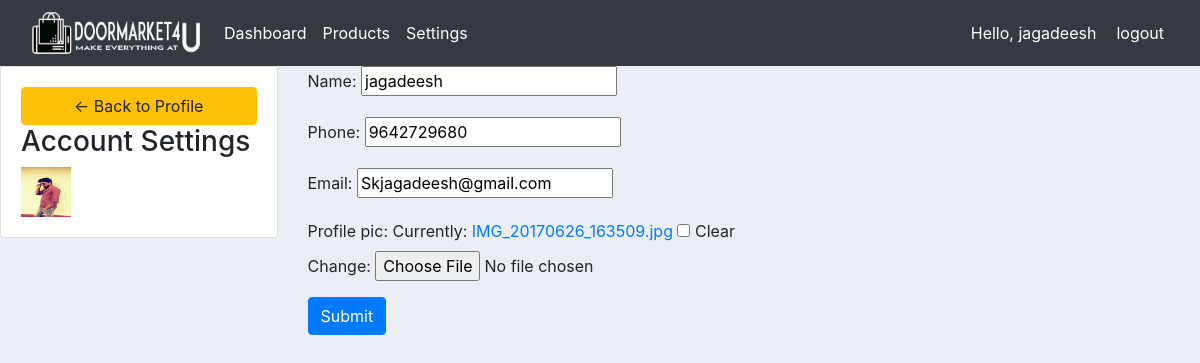
The app's page /account_settings/ (signed in) with its own data.
### controlapp/models.py (models this page shows, shortened)
class Customer(models.Model):
	user=models.OneToOneField(User,blank=True,null=True,on_delete=models.CASCADE)
	name=models.CharField(max_length=200,null=True)
	phone=models.CharField(max_length=200,null=True)
	email=models.CharField(max_length=200,null=True)
	profile_pic=models.ImageField(default="profile_pic.png",null=True,blank=True)
	date_created=models.DateTimeField(auto_now_add=True,null=True)

### controlapp/views.py (the view)
# urls.py: path('account_settings/',account_settings,name='account_settings'),
def account_settings(request):
	customer=request.user.customer
	form=customerdetialform(instance=customer)
	if request.method=='POST':
		form=customerdetialform(request.POST,request.FILES,instance=customer)
		if form.is_valid():
			form.save()
			return redirect('userpage')
	context={
		'form':form
	}
	return render(request,'controlapp/account_settings.html',context)

### controlapp/forms.py
class customerdetialform(ModelForm):
	class Meta:
		model=Customer
		fields=['name','phone','email','profile_pic']

### controlapp/templates/controlapp/account_settings.html (shortened to what this page needs)
{% extends "controlapp/main.html" %}
{% block content %}
<div class="row">
	<div class="col-md-3">
		<div class="card card-body">
			<a class="btn btn-warning" href="{% url 'userpage' %}">&#8592; Back to Profile</a>
			<h3>
				Account Settings
			</h3>
			<img class="profile_pic" width="50px" height="50px" src="{{ request.user.customer.profile_pic.url}}">
		</div>
	</div>
	<div class="col-md-9">
		<form action="" method="POST" enctype="multipart/form-data">
			{{form.as_p}}
			<input class="btn btn-primary" type="submit" name="Update info">
		</form>
	</div>
</div>
{% endblock %}

### controlapp/templates/controlapp/navbar.html (shortened to what this page needs)
{% load static %}
<nav class="navbar navbar-expand-lg navbar-light bg-dark">
  <img src="{% static 'images/logo.png' %}" style="width:200px;height:50px;">
  <div class="collapse navbar-collapse" id="navbarNav">
    <ul class="navbar-nav">
      {% if request.user.is_staff %}
      <li class="nav-item active">
        <a class="nav-link text-white" href="{% url 'home'%}">Dashboard</a>
      </li>
      <li class="nav-item">
        <a class="nav-link text-white" href="{% url 'products'%}">Products</a>
      </li>
      {% endif %}
       <li class="nav-item">
        <a class="nav-link text-white" href="{% url 'account_settings'  %}">Settings</a>
      </li>
    </ul>
  </div>
  <span id='details'>Hello, {{ request.user }}</span>
  <span ><a id="details" href="{% url 'logout' %}">logout</a></span>
</nav>

### static/css/main.css (style rules this page uses)
body { background-color: #ebeff5; }
body { counter-reset: Serial; }

### controlapp/templates/controlapp/navbar.html (style rules this page uses)
#details { color: #fff; margin-right: 20px }

### records on screen
Customer: name "jagadeesh", phone "9642729680", email "Skjagadeesh@gmail.com"

### other values on screen
{{ request.user }} "jagadeesh"
